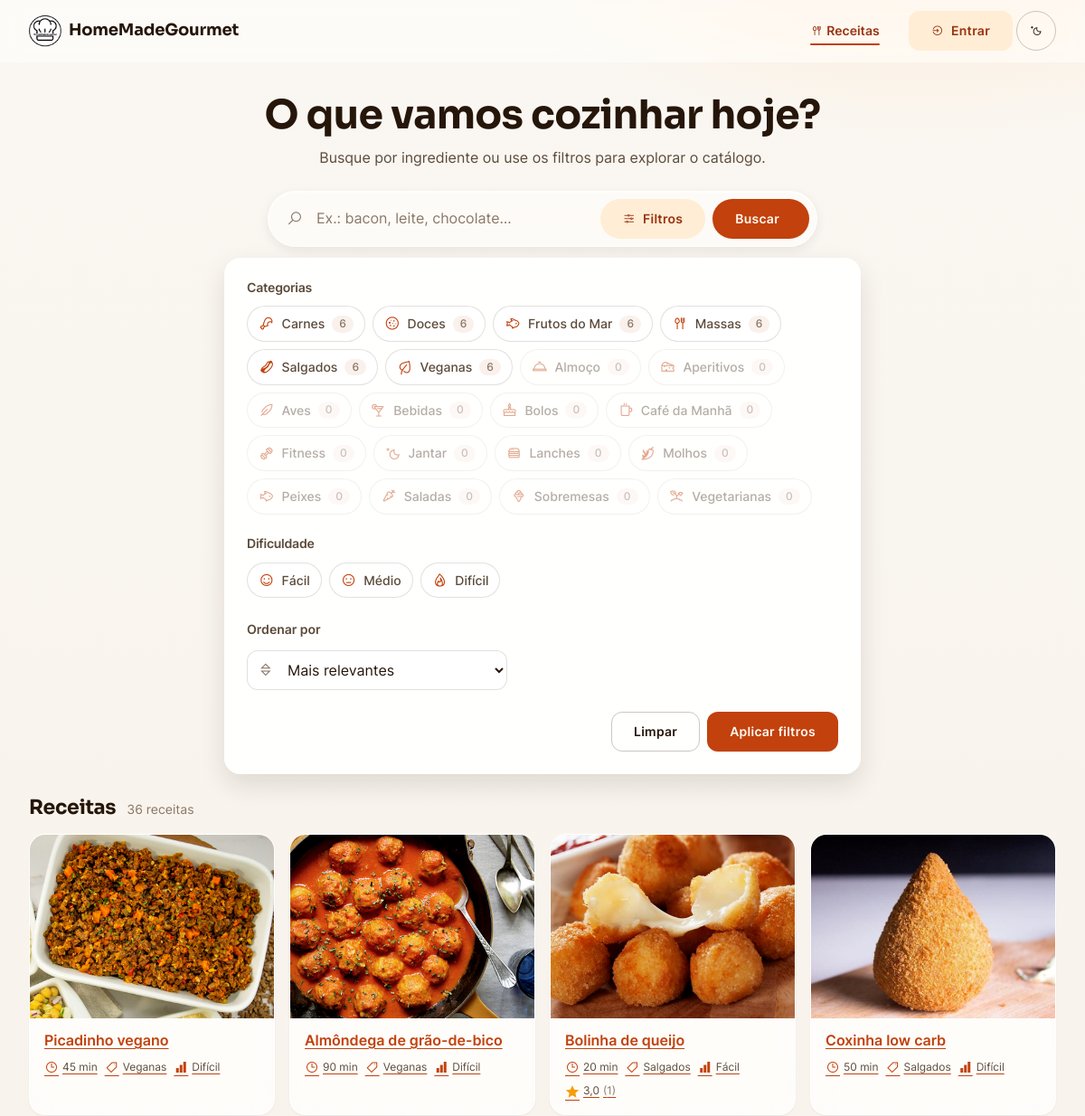
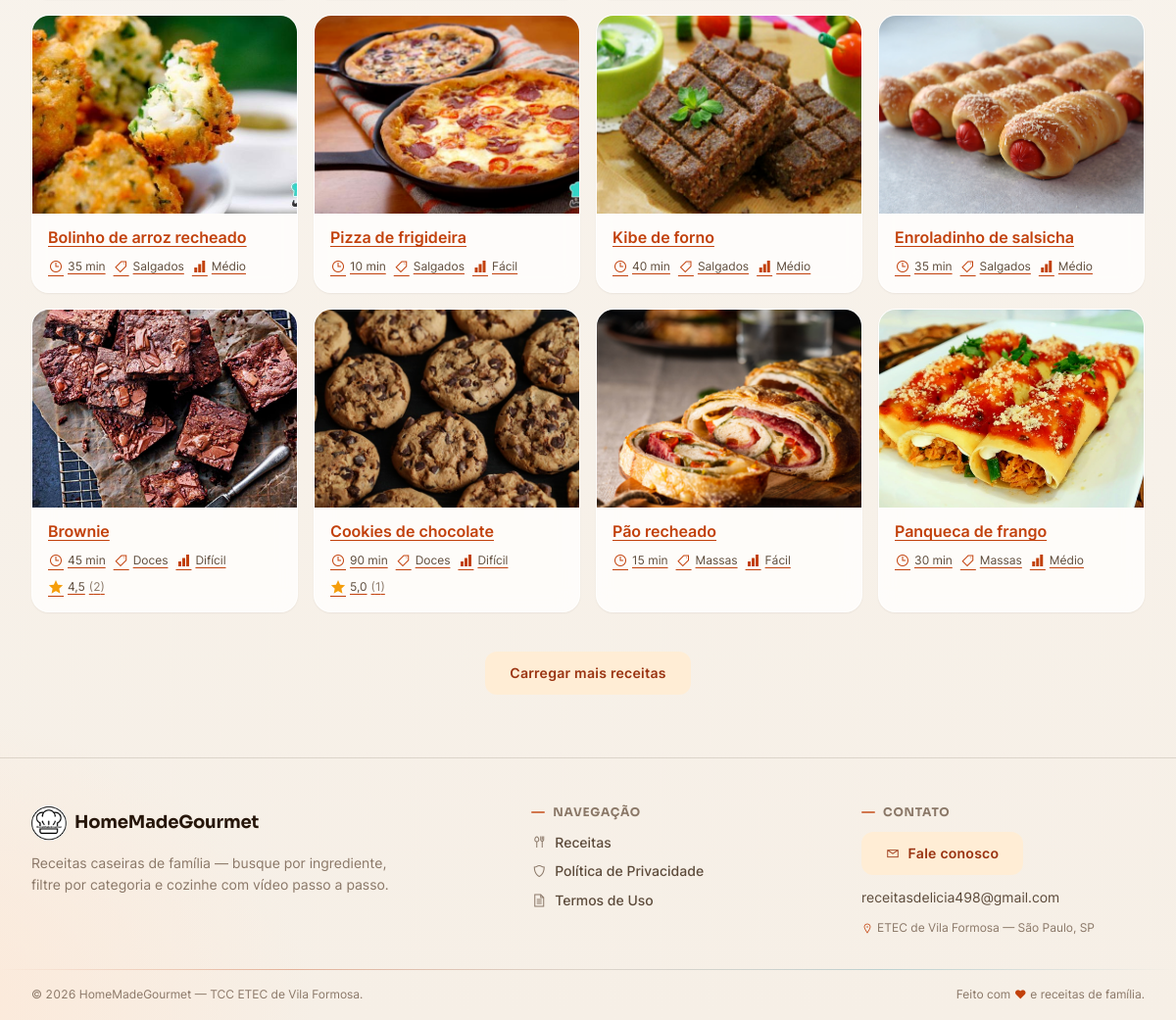
Screenshot of /index.php?pagina=2 with the database file from the repository (2 pictures, top to bottom).
### tables this page shows
CREATE TABLE categoria (
    idCategoria   INT UNSIGNED  NOT NULL AUTO_INCREMENT,
    nomeCategoria VARCHAR(30)   NOT NULL,
    icone         VARCHAR(40)   NULL COMMENT 'Classe do ícone Line Awesome (ex.: la-fish) — permite adicionar categorias sem tocar no código',

    CONSTRAINT pk_categoria             PRIMARY KEY (idCategoria),
    CONSTRAINT uq_categoria_nome        UNIQUE (nomeCategoria),
    CONSTRAINT ck_categoria_nome_valido CHECK (CHAR_LENGTH(TRIM(nomeCategoria)) >= 3)
);

CREATE TABLE receita (
    idReceita     INT UNSIGNED   NOT NULL AUTO_INCREMENT,
    nomeReceita   VARCHAR(70)    NOT NULL,
    porcoes       SMALLINT UNSIGNED NOT NULL,
    tempoReceita  VARCHAR(10)    NOT NULL,
    qtdCalorias   DECIMAL(7,2)   NOT NULL,
    link          VARCHAR(400)   NOT NULL COMMENT 'Embed (iframe) do vídeo no YouTube (youtube-nocookie)',
    ingrediente_1  VARCHAR(60)   NULL,
    ingrediente_2  VARCHAR(60)   NULL,
    ingrediente_3  VARCHAR(60)   NULL,
    ingrediente_4  VARCHAR(60)   NULL,
    ingrediente_5  VARCHAR(60)   NULL,
    ingrediente_6  VARCHAR(60)   NULL,
    ingrediente_7  VARCHAR(60)   NULL,
    ingrediente_8  VARCHAR(60)   NULL,
    ingrediente_9  VARCHAR(60)   NULL,
    ingrediente_10 VARCHAR(60)   NULL,
    ingrediente_11 VARCHAR(60)   NULL,
    ingrediente_12 VARCHAR(60)   NULL,
    ingrediente_13 VARCHAR(60)   NULL,
    ingrediente_14 VARCHAR(60)   NULL,
    ingrediente_15 VARCHAR(60)   NULL,
    modoPreparo   TEXT           NOT NULL,
    idcategoriaFK INT UNSIGNED   NULL,
    imagem        VARCHAR(30)    NOT NULL,
    dificuldade    ENUM('Fácil','Médio','Difícil') NULL COMMENT 'Grau de dificuldade exibido no card e na página',
    tempoCozimento VARCHAR(10)   NULL COMMENT 'Tempo de cozimento, separado do tempo total de preparo',
    dicas          TEXT          NULL COMMENT 'Dicas/observações opcionais exibidas na página da receita',

    CONSTRAINT pk_receita              PRIMARY KEY (idReceita),
    CONSTRAINT uq_receita_nome         UNIQUE (nomeReceita),
    CONSTRAINT uq_receita_link         UNIQUE (link),
    CONSTRAINT ck_receita_porcoes      CHECK (porcoes > 0),
    CONSTRAINT ck_receita_calorias     CHECK (qtdCalorias >= 0),
    CONSTRAINT ck_receita_ingrediente1 CHECK (ingrediente_1 IS NOT NULL)
);

### src/Presentation/View/partials/recipe-card.php (the view, shortened to what the rows shown need)
<?php
$slug = Slug::make((string) $card['name']);
$delay = isset($cardIndex) ? min((int) $cardIndex * 40, 400) : 0;
$loading = !empty($cardEager) ? 'eager' : 'lazy';
?>
<li class="card recipe-card reveal" style="animation-delay: <?= $delay ?>ms">
    <a class="recipe-card__btn" href="receita/<?= (int) $card['id'] ?>/<?= $slug ?>"
       aria-label="Ver receita: <?= htmlspecialchars((string) $card['name']) ?>">
        <span class="recipe-card__media">
            <img src="./assets/img/<?= htmlspecialchars((string) $card['image']) ?>"
                 alt="" loading="<?= $loading ?>" width="400" height="300">
        </span>
        <span class="recipe-card__body">
            <span class="recipe-card__title"><?= htmlspecialchars((string) $card['name']) ?></span>
            <span class="recipe-card__meta">
                <span><i class="las la-clock" aria-hidden="true"></i><?= htmlspecialchars((string) $card['time']) ?></span>
                <span><i class="las la-tag" aria-hidden="true"></i><?= htmlspecialchars((string) $card['category']) ?></span>
                <?php if (!empty($card['difficulty'])): ?>
                    <span><i class="las la-signal" aria-hidden="true"></i><?= htmlspecialchars((string) $card['difficulty']) ?></span>
                <?php endif; ?>
                <?php if (!empty($card['rating']['count'])): ?>
                    <span class="recipe-card__rating"><i class="las la-star" aria-hidden="true"></i><?= htmlspecialchars(number_format((float) $card['rating']['average'], 1, ',', '')) ?> <span class="recipe-card__rating-count">(<?= (int) $card['rating']['count'] ?>)</span></span>
                <?php endif; ?>
            </span>
        </span>
    </a>
</li>

### src/Presentation/View/index.php (shortened to what the rows shown need)
<?php
$cards = $viewData['cards'] ?? [];
$categories = $viewData['categories'] ?? [];
$filters = $viewData['filters'] ?? ['search' => null, 'categoryIds' => [], 'difficulties' => [], 'sort' => 'relevancia'];
$errorMessage = $viewData['errorMessage'] ?? null;
$filtrando = ($filters['search'] ?? null) !== null || ($filters['categoryIds'] ?? []) !== [] || ($filters['difficulties'] ?? []) !== [];
?>
<!DOCTYPE html>
<html lang="pt-br">
<head>
<?php
require __DIR__ . '/partials/head.php';
?>
</head>
<body>
    <main id="conteudo" role="main">
        <section class="search-hero container" aria-labelledby="tituloBusca">
            <h1 id="tituloBusca">O que vamos cozinhar hoje?</h1>
            <form action="index.php" method="GET" id="formSearch" role="search" aria-label="Buscar e filtrar receitas">
                <?php require __DIR__ . '/partials/filters.php'; ?>
            </form>
        </section>
        <section class="results container" aria-labelledby="tituloResultados">
            <div class="results__head">
                <h2 id="tituloResultados"><?= $filtrando ? 'Sua busca' : 'Receitas' ?></h2>
            </div>
            <?php if (!empty($errorMessage)): ?>
                <div class="empty glass" role="status">
                    <i class="las la-utensils" aria-hidden="true"></i>
                    <h3><?= htmlspecialchars($errorMessage) ?></h3>
                    <p style="margin-inline:auto;">Tente outro ingrediente ou ajuste os filtros.</p>
                    <a class="btn btn--soft" href="index.php">Ver todas as receitas</a>
                </div>
            <?php else: ?>
                <ul class="recipe-grid" id="gradeReceitas" role="list" style="list-style:none; padding:0;">
                    <?php foreach ($cards as $cardIndex => $card): ?>
                        <?php require __DIR__ . '/partials/recipe-card.php'; ?>
                    <?php endforeach; ?>
                </ul>
            <?php endif; ?>
        </section>
    </main>
<?php require __DIR__ . '/partials/footer.php'; ?>
</body>
</html>

### src/Presentation/View/partials/filters.php (shortened to what the rows shown need)
<div class="filters-panel" id="filtersPanel" hidden>
    <div class="filters-panel__group">
        <h2 class="filters-panel__title" id="filtroCategorias">Categorias</h2>
        <ul class="filters-cats" role="list" aria-labelledby="filtroCategorias">
            <?php foreach ($categories as $categoria): ?>
                <li>
                    <label class="filter-chip">
                        <span class="filter-chip__body">
                            <i class="las <?= htmlspecialchars($categoria['icon'] ?? 'la-utensils') ?>" aria-hidden="true"></i>
                            <?= htmlspecialchars($categoria['name']) ?>
                            <span class="filter-chip__count"><?= (int) $categoria['total'] ?></span>
                        </span>
                    </label>
                </li>
            <?php endforeach; ?>
        </ul>
    </div>
    <div class="filters-panel__group">
        <h2 class="filters-panel__title" id="filtroDificuldade">Dificuldade</h2>
    </div>
</div>

### rows the page displays
categoria: nomeCategoria "Carnes", total "6"
categoria: nomeCategoria "Doces", total "6"
categoria: nomeCategoria "Frutos do Mar", total "6"
categoria: nomeCategoria "Massas", total "6"
categoria: nomeCategoria "Salgados", total "6"
categoria: nomeCategoria "Veganas", total "6"
categoria: nomeCategoria "Almoço", total "0"
categoria: nomeCategoria "Aperitivos", total "0"
categoria: nomeCategoria "Aves", total "0"
categoria: nomeCategoria "Bebidas", total "0"
categoria: nomeCategoria "Bolos", total "0"
categoria: nomeCategoria "Café da Manhã", total "0"
categoria: nomeCategoria "Fitness", total "0"
categoria: nomeCategoria "Jantar", total "0"
categoria: nomeCategoria "Lanches", total "0"
categoria: nomeCategoria "Molhos", total "0"
categoria: nomeCategoria "Peixes", total "0"
categoria: nomeCategoria "Saladas", total "0"
categoria: nomeCategoria "Sobremesas", total "0"
categoria: nomeCategoria "Vegetarianas", total "0"
receita: imagem (picture), nomeReceita "Picadinho vegano", tempoReceita "45 min", idcategoriaFK.nomeCategoria "Veganas", dificuldade "Difícil"
receita: imagem (picture), nomeReceita "Almôndega de grão-de-bico", tempoReceita "90 min", idcategoriaFK.nomeCategoria "Veganas", dificuldade "Difícil"
receita: imagem (picture), nomeReceita "Bolinha de queijo", tempoReceita "20 min", idcategoriaFK.nomeCategoria "Salgados", dificuldade "Fácil", average "3,0", count "1"
receita: imagem (picture), nomeReceita "Coxinha low carb", tempoReceita "50 min", idcategoriaFK.nomeCategoria "Salgados", dificuldade "Difícil"
receita: imagem (picture), nomeReceita "Bolinho de arroz recheado", tempoReceita "35 min", idcategoriaFK.nomeCategoria "Salgados", dificuldade "Médio"
receita: imagem (picture), nomeReceita "Pizza de frigideira", tempoReceita "10 min", idcategoriaFK.nomeCategoria "Salgados", dificuldade "Fácil"
receita: imagem (picture), nomeReceita "Kibe de forno", tempoReceita "40 min", idcategoriaFK.nomeCategoria "Salgados", dificuldade "Médio"
receita: imagem (picture), nomeReceita "Enroladinho de salsicha", tempoReceita "35 min", idcategoriaFK.nomeCategoria "Salgados", dificuldade "Médio"
receita: imagem (picture), nomeReceita "Brownie", tempoReceita "45 min", idcategoriaFK.nomeCategoria "Doces", dificuldade "Difícil", average "4,5", count "2"
receita: imagem (picture), nomeReceita "Cookies de chocolate", tempoReceita "90 min", idcategoriaFK.nomeCategoria "Doces", dificuldade "Difícil", average "5,0", count "1"
receita: imagem (picture), nomeReceita "Pão recheado", tempoReceita "15 min", idcategoriaFK.nomeCategoria "Massas", dificuldade "Fácil"
receita: imagem (picture), nomeReceita "Panqueca de frango", tempoReceita "30 min", idcategoriaFK.nomeCategoria "Massas", dificuldade "Médio"

### other values shown
$nivel "Fácil"
$nivel "Médio"
$nivel "Difícil"
$pagination['total'] "36"
$emailContato "receitasdelicia498@gmail.com"
form field ordenar "Mais relevantes"
